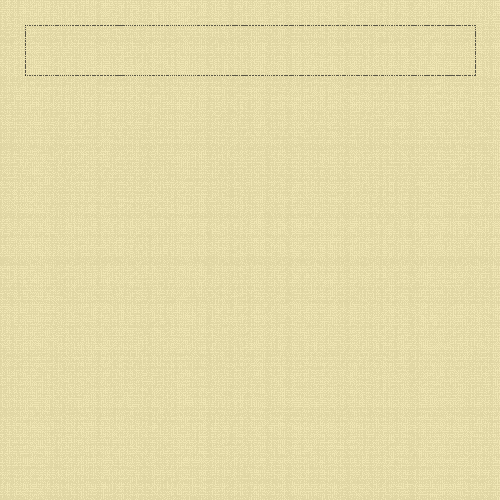
Frame 1 (no input)
Frame 60 (the mouse pressed at the canvas centre just before this capture): identical to frame 1, image omitted
Frame 120 (the mouse held since frame 60 and released just before this capture): identical to frame 1, image omitted

The Processing sketch that drew this single still picture (run headless with seeded random() and noise(); from frame 60 on, the mouse is pressed at the canvas centre):

// Processing sketch: processing_38436
// ── processing_38436.pde

void setup(){
  size(500,500);
  background(240,230,180);
  
  for( int a=0; a<=width; a+=random(1,3)){
    for( int b=0; b<=height; b+=random(1,3)){
      stroke(220,210,160);
      point(a,b);  }}
      
  for( int a=0; a<=width; a+=random(1,3)){
    for( int b=0; b<=height; b+=random(1,3)){
      point(b,a);  }}
  // horizontal lines for top rectangle
  for( int a=25; a<=475; a+=random(1,3)){
    stroke(30);
    point(a,25);
    point(a,75);  }
  //vertical lines for top rectangle
  for( int b=25; b<=75; b+=random(1,3)){
    point(25,b);
    point(475,b);  }
  }


void draw(){
}



void mousePressed(){ 
  
  stroke(1);
  
  float sw = random(1,3);
  
  background(240,230,180);
  
  for( int a=0; a<=width; a+=random(1,3)){
    for( int b=0; b<=height; b+=random(1,3)){
      stroke(220,210,160);
      point(a,b);  }}
      
  for( int a=0; a<=width; a+=random(1,3)){
    for( int b=0; b<=height; b+=random(1,3)){
      point(b,a);  }}
  // horizontal lines for top rectangle
  for( int a=25; a<=475; a+=random(1,3)){
    stroke(30);
    point(a,25);
    point(a,75);  }
  //vertical lines for top rectangle
  for( int b=25; b<=75; b+=random(1,3)){
    point(25,b);
    point(475,b);  }
  //horizontal dividing line for the rectangle
  for( int d=25; d<=475; d+=random(1,3)){
    strokeWeight(random(0,1));
    point(d,50);
    point(d,63);
    point(d,37);  }
  //vertical dividing lines for rectangle
  for( int d=25; d<=475; d+=18){
    for( int e=25; e<=75; e+=random(1,3)){
      point(d,e);  }}
  
  //assigns the y values of the points as a letter
  //1
  float a=(random(25,75));
  //2
  float b=(random(25,75));
  //3
  float c=(random(25,75));
  //4
  float d=(random(25,75));
  //5
  float e=(random(25,75));
  //6
  float f=(random(25,75));
  //7
  float g=(random(25,75));
  //8
  float h=(random(25,75));
  //9
  float i=(random(25,75));
  //10
  float j=(random(25,75));
  //11
  float k=(random(25,75));
  //12
  float l=(random(25,75));
  //13
  float m=(random(25,75));
  //14
  float n=(random(25,75));
  //15
  float o=(random(25,75));
  //16
  float p=(random(25,75));
  //17
  float q=(random(25,75));
  //18
  float r=(random(25,75));
  //19
  float s=(random(25,75));
  //20
  float t=(random(25,75));
  //21
  float u=(random(25,75));
  //22
  float v=(random(25,75));
  //23
  float w=(random(25,75));
  //24
  float x=(random(25,75));
   
      
  //random points that generate drawing
  strokeWeight(3);
  //1
  point(43,a);
  //2
  point(61,b);
  //3
  point(79,c);
  //4
  point(97,d);
  //5
  point(115,e);
  //6
  point(133,f);
  //7
  point(151,g);
  //8
  point(169,h);
   //9
  point(187,i);
  //10
  point(205,j);
  //11
  point(223,k);
  //12
  point(241,l);
  //13
  point(259,m);
  //14
  point(277,n);
  //15
  point(295,o);
  //16
  point(313,p);
  //17
  point(331,q);
  //18
  point(349,r);
  //19
  point(367,s);
  //20
  point(385,t);
  //21
  point(403,u);
  //22
  point(421,v);
  //23
  point(439,w);
  //24
  point(457,x);
  
  
  //line 1
  if (a<50){
    stroke(30);
    strokeWeight(sw);
    line(75,random(250,300),75,random(350,450));
  }
  if (a>50){
    strokeWeight(sw);
    line(25,400,random(50,100),400);
  }
  //line 2
  if (b<50){
    stroke(30);
    strokeWeight(1);
    line(95,random(250,275),95,random(300,450));
  }
  if (b>50){
    strokeWeight(1);
    line(random(50,200),350,random(350,450),350);
  }
  //line 3
  if (c<50){
    stroke(30);
    strokeWeight(1);
    line(115,random(250,275),115,random(350,450));
  }
  if (c>50){
    strokeWeight(1);
    line(random(100,200),355,random(300,450),355);
  }
  //line 4
  if (d<50){
    stroke(30);
    strokeWeight(1);
    line(135,random(350,375),135,random(400,450));
  }
  if (d>50){
    strokeWeight(1);
    line(random(100,200),375,random(300,400),375);
  }
  //line 5
  if (e<50){
    stroke(30);
    strokeWeight(1);
    line(155,random(300,350),155,random(400,450));
  }
  if (e>50){
    strokeWeight(sw);
    line(25,425,random(50,100),425);
  }
  //line 6
  if (f<50){
    stroke(30);
    strokeWeight(1);
    line(185,random(250,275),185,random(300,450));
  }
  if (f>50){
    strokeWeight(sw);
    line(random(50,200),375,random(350,450),375);
  }
  //line 3
  if (g<50){
    stroke(30);
    strokeWeight(1);
    line(225,random(250,275),225,random(350,450));
  }
  if (g>50){
    strokeWeight(1);
    line(random(100,200),385,random(300,450),385);
  }
  //line 4
  if (h<50){
    stroke(30);
    strokeWeight(1);
    line(235,random(350,375),235,random(400,450));
  }
  if (h>50){
    strokeWeight(1);
    line(random(100,200),405,random(300,400),405);
  }
  if (i<50){
    stroke(30);
    strokeWeight(1);
    line(240,random(250,300),240,random(350,450));
  }
  if (i>50){
    strokeWeight(1);
    line(25,410,random(50,100),410);
  }
  //line 2
  if (l<50){
    stroke(30);
    strokeWeight(1);
    line(305,random(250,275),305,random(300,450));
  }
  if (l>50){
    strokeWeight(1);
    line(random(50,200),435,random(350,450),435);
  }
  //line 3
  if (m<50){
    stroke(30);
    strokeWeight(sw);
    line(315,random(250,275),315,random(350,450));
  }
  if (m>50){
    strokeWeight(1);
    line(random(100,200),275,random(300,450),275);
  }
  //line 4
  if (n<50){
    stroke(30);
    strokeWeight(1);
    line(400,random(350,375),400,random(400,450));
  }
  if (n>50){
    strokeWeight(1);
    line(random(100,200),280,random(300,400),280);
  }
 if (o<50){
    stroke(30);
    strokeWeight(1);
    line(415,random(250,300),415,random(350,450));
  }
  if (o>50){
    strokeWeight(1);
    line(25,282,random(50,100),282);
  }
  //line 2
  if (p<50){
    stroke(30);
    strokeWeight(1);
    line(425,random(250,275),425,random(300,450));
  }
  if (p>50){
    strokeWeight(1);
    line(random(50,200),295,random(350,450),295);
  }
  //line 3
  if (q<50){
    stroke(30);
    strokeWeight(1);
    line(435,random(250,275),435,random(350,450));
  }
  if (q>50){
    strokeWeight(1);
    line(random(100,200),435,random(300,450),435);
  }
  //line 4
  if (r<50){
    stroke(30);
    strokeWeight(1);
    line(450,random(350,375),450,random(400,450));
  }
  if (r>50){
    strokeWeight(1);
    line(random(100,200),440,random(300,400),440);
  }
  //line 1
  if (s<50){
    stroke(30);
    strokeWeight(1);
    line(455,random(250,300),455,random(350,450));
  }
  if (s>50){
    strokeWeight(1);
    line(25,330,random(50,100),330);
  }
  //line 2
  if (t<50){
    stroke(30);
    strokeWeight(1);
    line(250,random(250,275),250,random(300,450));
  }
  if (t>50){
    strokeWeight(1);
    line(random(50,200),332,random(350,450),332);
  }
  //line 3
  if (u<50){
    stroke(30);
    strokeWeight(1);
    line(252,random(250,275),252,random(350,450));
  }
  if (u>50){
    strokeWeight(1);
    line(random(100,200),250,random(300,450),250);
  }
  //line 4
  if (v<50){
    stroke(30);
    strokeWeight(sw);
    line(250,random(350,375),250,random(400,450));
  }
  if (v>50){
    strokeWeight(1);
    line(random(100,200),255,random(400,425),255);
  }
  //line 1
  if (w<50){
    stroke(30);
    strokeWeight(1);
    line(300,random(250,300),300,random(350,450));
  }
  if (w>50){
    strokeWeight(1);
    line(25,260,random(50,250),260);
  }
  //line 2
  if (x<50){
    stroke(30);
    strokeWeight(1);
    line(350,random(250,275),350,random(300,450));
  }
  if (x>50){
    strokeWeight(1);
    line(random(25,100),265,random(350,450),265);
  }
}

 
  
  
  
  
  
  
  
  
  
  
  
  
  
